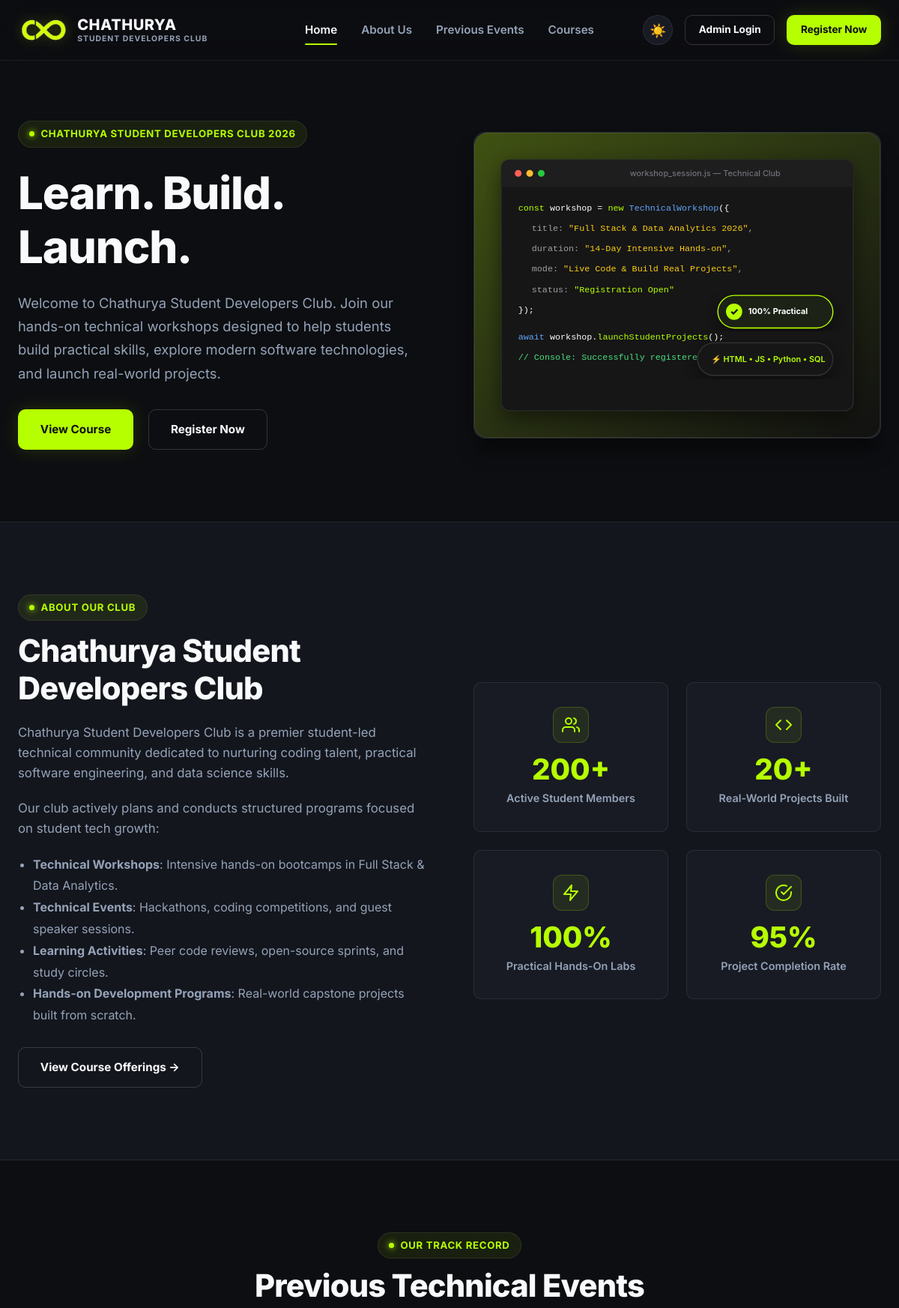
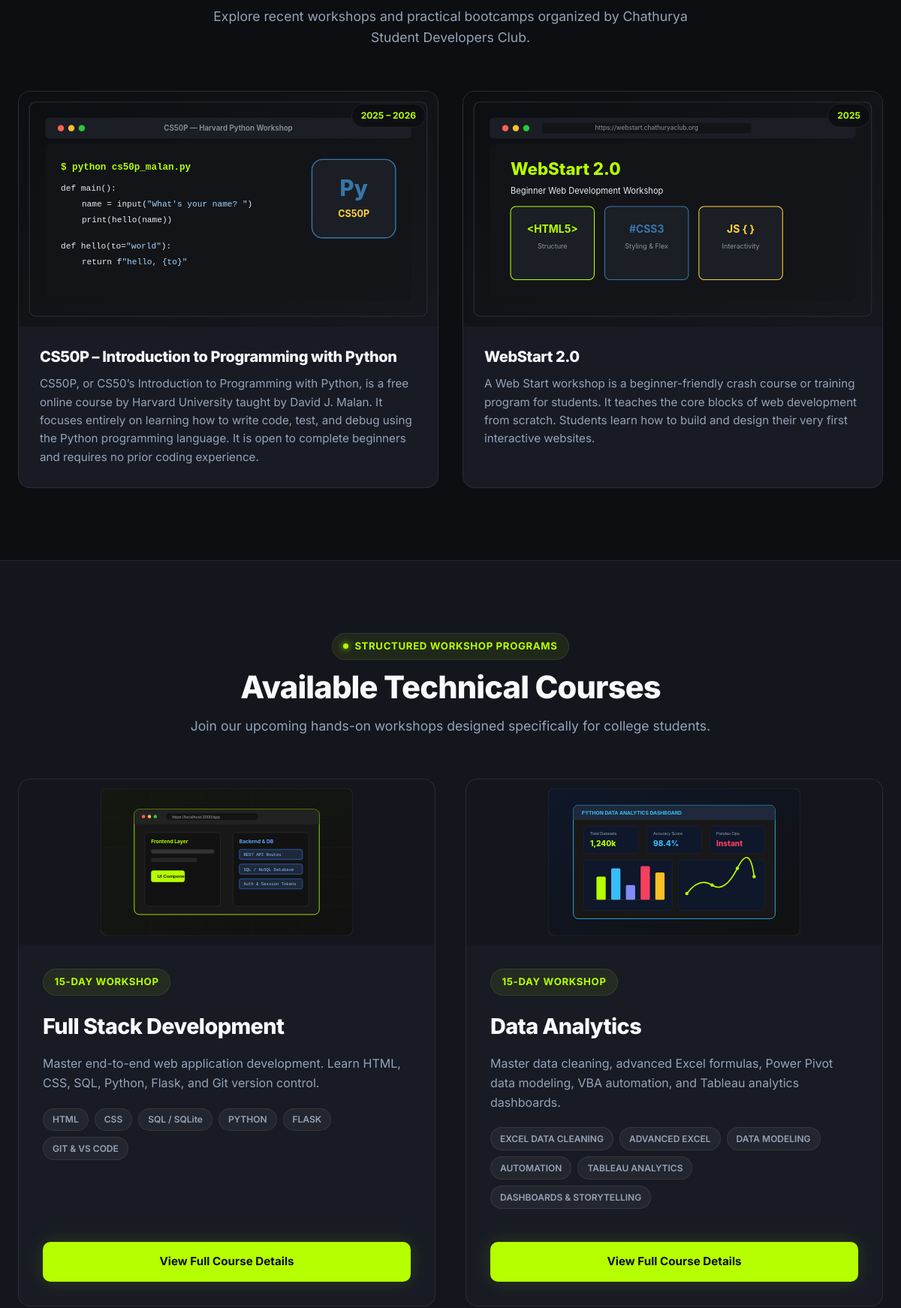
The page / (upper part) on the database its author committed (2 pictures, top to bottom).
### workshop/models.py (models this page shows, shortened)
class SiteSettings(models.Model):
    club_name = models.CharField(max_length=200, default='Chathurya Student Developers Club')
    college_name = models.CharField(max_length=200, default='Tech Campus, College Block B')
    logo = models.ImageField(upload_to='logos/', blank=True, null=True)
    hero_title = models.CharField(max_length=200, default='Learn. Build. Launch.')
    hero_subtitle = models.TextField(default='Welcome to Chathurya Student Developers Club. Join our hands-on technical workshops designed to help students build practical skills, explore modern software technologies, and launch real-world projects.')
    about_text = models.TextField(default='Chathurya Student Developers Club is a premier student-led technical community dedicated to nurturing coding talent, practical software engineering, and data science skills.')
    contact_email = models.EmailField(default='chathuryasdc@gmail.com')
    contact_phone = models.CharField(max_length=50, default='', blank=True)
    address = models.TextField(default='Tech Building Block B, Innovation Way, College Campus, 560100')
    instagram_url = models.URLField(blank=True, default='https://instagram.com')
    facebook_url = models.URLField(blank=True, default='https://facebook.com')
    linkedin_url = models.URLField(blank=True, default='https://linkedin.com')
    github_url = models.URLField(blank=True, default='https://github.com')
    footer_text = models.TextField(default='Official Student Technical & Developer Community dedicated to practical coding bootcamps, workshops, and student tech growth.')
    copyright_text = models.CharField(max_length=200, default='© 2026 Chathurya Student Developers Club. All Rights Reserved.')
    class Meta:
        verbose_name = 'Site Settings'
        verbose_name_plural = 'Site Settings'
    @classmethod
    def load(cls):
        obj, created = cls.objects.get_or_create(pk=1)
        return obj

class PreviousEvent(models.Model):
    title = models.CharField(max_length=200)
    description = models.TextField()
    image = models.ImageField(upload_to='events/', blank=True, null=True)
    image_path = models.CharField(max_length=255, blank=True, null=True, help_text="Fallback static image path e.g. images/cs50p.svg")
    date_str = models.CharField(max_length=100, default='2025 – 2026')
    year = models.CharField(max_length=20, default='2026')
    is_active = models.BooleanField(default=True)
    display_order = models.IntegerField(default=0)
    created_at = models.DateTimeField(auto_now_add=True)
    updated_at = models.DateTimeField(auto_now=True)
    class Meta:
        ordering = ['display_order', '-created_at']

class Course(models.Model):
    title = models.CharField(max_length=200)
    slug = models.SlugField(unique=True)
    badge_text = models.CharField(max_length=100, default='5-Day Workshop')
    short_description = models.TextField()
    detailed_description = models.TextField()
    image = models.ImageField(upload_to='courses/', blank=True, null=True)
    image_path = models.CharField(max_length=255, blank=True, null=True, help_text="Fallback static image path e.g. images/fullstack.svg")
    duration = models.CharField(max_length=100, default='5 Days (Intensive Sessions)')
    who_can_attend = models.TextField(default='Students from any stream interested in technology.')
    requirements = models.TextField(default='Basic computer knowledge, Laptop recommended')
    capstone_title = models.CharField(max_length=200, blank=True)
    capstone_description = models.TextField(blank=True)
    capstone_tech_flow = models.CharField(max_length=300, blank=True)
    is_active = models.BooleanField(default=True)
    display_order = models.IntegerField(default=0)
    created_at = models.DateTimeField(auto_now_add=True)
    updated_at = models.DateTimeField(auto_now=True)
    class Meta:
        ordering = ['display_order', 'id']

class CourseTopic(models.Model):
    course = models.ForeignKey(Course, on_delete=models.CASCADE, related_name='topics')
    module_number = models.CharField(max_length=20)
    section_title = models.CharField(max_length=200)
    bullets = models.TextField(help_text="Enter bullet points separated by newlines")
    display_order = models.IntegerField(default=0)
    class Meta:
        ordering = ['display_order', 'id']

### workshop/views.py (the view)
# urls.py: path('', views.home_view, name='home'),
def home_view(request):
    site_settings = SiteSettings.load()
    previous_events = PreviousEvent.objects.filter(is_active=True)
    courses = Course.objects.filter(is_active=True)
    context = {
        'site_settings': site_settings,
        'previous_events': previous_events,
        'courses': courses,
    }
    return render(request, 'workshop/index.html', context)

### workshop/templates/workshop/index.html (shortened to what this page needs)
{% extends 'workshop/base.html' %}
{% load static %}
{% block content %}
  <section id="home" class="hero">
    <div class="container">
      <div class="hero-grid">
        <div class="hero-content">
          <div class="badge">
            <span class="badge-dot"></span>
            {{ site_settings.club_name }} 2026
          </div>
          <h1>{{ site_settings.hero_title }}</h1>
          <p class="hero-subtitle">
            {{ site_settings.hero_subtitle }}
          </p>
          <div class="hero-cta">
            <a href="{% url 'courses_list' %}" class="btn btn-primary">View Course</a>
            <a href="{% url 'registration' %}" class="btn btn-secondary">Register Now</a>
          </div>
        </div>
        <div class="hero-visual">
          <img src="{% static 'images/hero-workshop.svg' %}" alt="{{ site_settings.club_name }} Coding Visual">
        </div>
      </div>
    </div>
  </section>
  <section id="about" class="about-section">
    <div class="container">
      <div class="about-grid">
        <div class="about-text">
          <div class="badge" style="margin-bottom: 1rem;">
            <span class="badge-dot"></span>
            About Our Club
          </div>
          <h2>{{ site_settings.club_name }}</h2>
          <p>{{ site_settings.about_text }}</p>
          <p>Our club actively plans and conducts structured programs focused on student tech growth:</p>
          <ul style="list-style: disc; padding-left: 1.25rem; color: var(--text-secondary); margin: 0.75rem 0 1.25rem 0; line-height: 1.8;">
            <li><strong>Technical Workshops</strong>: Intensive hands-on bootcamps in Full Stack &amp; Data Analytics.</li>
            <li><strong>Technical Events</strong>: Hackathons, coding competitions, and guest speaker sessions.</li>
            <li><strong>Learning Activities</strong>: Peer code reviews, open-source sprints, and study circles.</li>
            <li><strong>Hands-on Development Programs</strong>: Real-world capstone projects built from scratch.</li>
          </ul>
          <a href="{% url 'courses_list' %}" class="btn btn-secondary" style="margin-top: 0.5rem;">View Course Offerings →</a>
        </div>
        <div class="stats-grid">
          <div class="stat-card">
            <div class="stat-icon">
            </div>
            <div class="stat-number">200+</div>
            <div class="stat-label">Active Student Members</div>
          </div>
          <div class="stat-card">
            <div class="stat-icon">
              <svg width="24" height="24" viewBox="0 0 24 24" fill="none" stroke="currentColor" stroke-width="2" stroke-linecap="round" stroke-linejoin="round"><polyline points="16 18 22 12 16 6"></polyline><polyline points="8 6 2 12 8 18"></polyline></svg>
            </div>
            <div class="stat-number">20+</div>
            <div class="stat-label">Real-World Projects Built</div>
          </div>
          <div class="stat-card">
            <div class="stat-icon">
              <svg width="24" height="24" viewBox="0 0 24 24" fill="none" stroke="currentColor" stroke-width="2" stroke-linecap="round" stroke-linejoin="round"><polygon points="13 2 3 14 12 14 11 22 21 10 12 10 13 2"></polygon></svg>
            </div>
            <div class="stat-number">100%</div>
            <div class="stat-label">Practical Hands-On Labs</div>
          </div>
          <div class="stat-card">
            <div class="stat-icon">
              <svg width="24" height="24" viewBox="0 0 24 24" fill="none" stroke="currentColor" stroke-width="2" stroke-linecap="round" stroke-linejoin="round"><path d="M22 11.08V12a10 10 0 1 1-5.93-9.14"></path><polyline points="22 4 12 14.01 9 11.01"></polyline></svg>
            </div>
            <div class="stat-number">95%</div>
            <div class="stat-label">Project Completion Rate</div>
          </div>
        </div>
      </div>
    </div>
  </section>
  <section id="events" class="events-section">
    <div class="container">
      <div class="section-header">
        <div class="badge" style="margin-bottom: 0.75rem;">
          <span class="badge-dot"></span>
          Our Track Record
        </div>
        <h2>Previous Technical Events</h2>
        <p>Explore recent workshops and practical bootcamps organized by {{ site_settings.club_name }}.</p>
      </div>
      <div class="events-grid" style="grid-template-columns: repeat(auto-fit, minmax(320px, 1fr));">
        {% for event in previous_events %}
          <article class="event-card">
            <div class="event-img-wrapper">
              {% if event.image %}
                <img src="{{ event.image.url }}" alt="{{ event.title }}">
              {% elif event.image_path %}
                <img src="{% static event.image_path %}" alt="{{ event.title }}">
              {% else %}
                <img src="{% static 'images/event-1.svg' %}" alt="{{ event.title }}">
              {% endif %}
              <span class="event-date-badge">{{ event.date_str }}</span>
            </div>
            <div class="event-body">
              <h3>{{ event.title }}</h3>
              <p>{{ event.description }}</p>
            </div>
          </article>
        {% empty %}
          <p style="color: var(--text-secondary); text-align: center;">No previous events configured.</p>
        {% endfor %}
      </div>
    </div>
  </section>
  <section id="courses" class="courses-preview-section">
    <div class="container">
      <div class="section-header">
        <div class="badge" style="margin-bottom: 0.75rem;">
          <span class="badge-dot"></span>
          Structured Workshop Programs
        </div>
        <h2>Available Technical Courses</h2>
        <p>Join our upcoming hands-on workshops designed specifically for college students.</p>
      </div>
      <div class="courses-grid">
        {% for course in courses %}
          <article class="course-card" onclick="window.location.href='{% url 'course_detail' slug=course.slug %}'" style="cursor: pointer;">
            <div class="course-banner">
              {% if course.image %}
                <img src="{{ course.image.url }}" alt="{{ course.title }}">
              {% elif course.image_path %}
                <img src="{% static course.image_path %}" alt="{{ course.title }}">
              {% else %}
                <img src="{% static 'images/fullstack.svg' %}" alt="{{ course.title }}">
              {% endif %}
            </div>
            <div class="course-content">
              <div class="badge" style="margin-bottom: 0.25rem;">{{ course.badge_text }}</div>
              <h3>{{ course.title }}</h3>
              <p>{{ course.short_description }}</p>
              <div class="tech-tags">
                {% for topic in course.topics.all %}
                  <span class="tech-tag">{{ topic.section_title }}</span>
                {% endfor %}
              </div>
              <div class="course-card-actions">
                <a href="{% url 'course_detail' slug=course.slug %}" class="btn btn-primary btn-block" style="text-align: center;" onclick="event.stopPropagation();">View Full Course Details</a>
              </div>
            </div>
          </article>
        {% empty %}
          <p style="color: var(--text-secondary); text-align: center;">No active courses available right now.</p>
        {% endfor %}
      </div>
    </div>
  </section>
{% endblock %}

### rows shown on the page
SiteSettings: club_name "CHATHURYA STUDENT DEVELOPERS CLUB", hero_title "Learn. Build. Launch.", hero_subtitle "Welcome to Chathurya Student Developers Club. Join our hands-on technical workshops designed to help students build practical skills, explore modern software technologies, and launch real-world projects.", club_name "Chathurya Student Developers Club", about_text "Chathurya Student Developers Club is a premier student-led technical community dedicated to nurturing coding talent, practical software engineering, and data science skills."
PreviousEvent: image_path (picture), date_str "2025 – 2026", title "CS50P – Introduction to Programming with Python", description "CS50P, or CS50’s Introduction to Programming with Python, is a free online course by Harvard University taught by David J. Malan. It focuses entirely on learning how to write code, test, and debug using the Python programming language. It is open to complete beginners and requires no prior coding experience."
PreviousEvent: image_path (picture), date_str "2025", title "WebStart 2.0", description "A Web Start workshop is a beginner-friendly crash course or training program for students. It teaches the core blocks of web development from scratch. Students learn how to build and design their very first interactive websites."
Course: image_path (picture), badge_text "15-DAY WORKSHOP", title "Full Stack Development", short_description "Master end-to-end web application development. Learn HTML, CSS, SQL, Python, Flask, and Git version control."
CourseTopic: section_title "HTML"
CourseTopic: section_title "CSS"
CourseTopic: section_title "SQL / SQLite"
CourseTopic: section_title "PYTHON"
CourseTopic: section_title "FLASK"
CourseTopic: section_title "GIT & VS CODE"
Course: image_path (picture), badge_text "15-DAY WORKSHOP", title "Data Analytics", short_description "Master data cleaning, advanced Excel formulas, Power Pivot data modeling, VBA automation, and Tableau analytics dashboards."
CourseTopic: section_title "EXCEL DATA CLEANING"
CourseTopic: section_title "ADVANCED EXCEL"
CourseTopic: section_title "DATA MODELING"
CourseTopic: section_title "AUTOMATION"
CourseTopic: section_title "TABLEAU ANALYTICS"
CourseTopic: section_title "DASHBOARDS & STORYTELLING"
